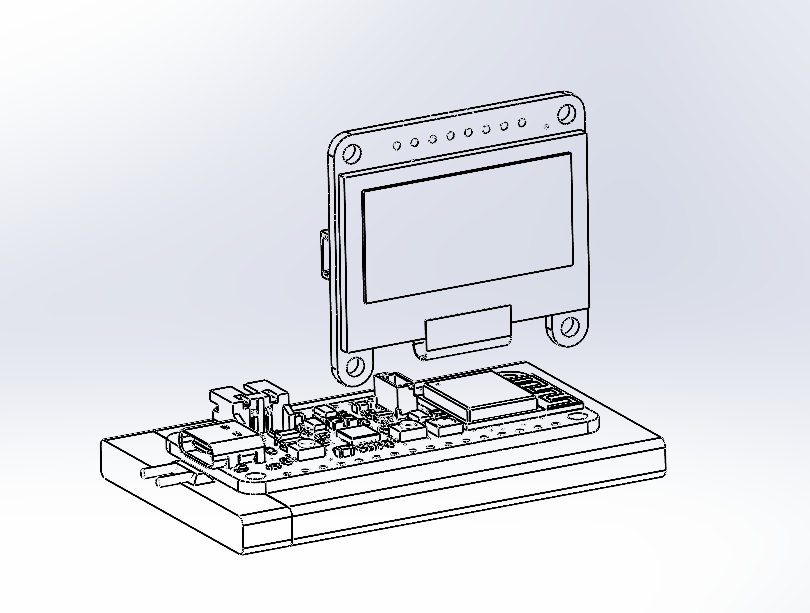
#> input picture Images/Design Part 1.png, 810 x 613 px; its folder holds only this picture in this run
$ python -i photo.py   (imports and definitions only)
#> lines starting #> are read from the running program, lines starting #| are printed output that depends on the picture
import tkinter as tk
from tkinter import filedialog
from PIL import Image, ImageTk

# Constants for the OLED dimensions
OLED_WIDTH = 128
OLED_HEIGHT = 64
THRESHOLD = 115  # Initial threshold value
image_path = None  # Store the currently opened image path

def resize_image(image_path):
    # Use the updated THRESHOLD value
#> called with image_path = 'Images/Design Part 1.png'
    image = Image.open(image_path)
#> image is the input picture: PIL image 810x613 RGBA; mean R, G, B, A 223.3, 225.2, 230.8, 255
    image = image.resize(
        (OLED_WIDTH, OLED_HEIGHT), Image.LANCZOS
    )  # Change the size here
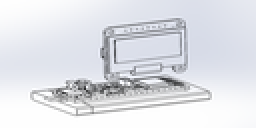
#> image: PIL image 128x64 RGBA (shown 2 times larger); mean R, G, B, A 223.1, 225.1, 230.6, 255
    image = image.convert("L")  # Convert to grayscale
#> image: PIL image 128x64 L
#> (the run stopped early here; a loop or call above may not have finished)
